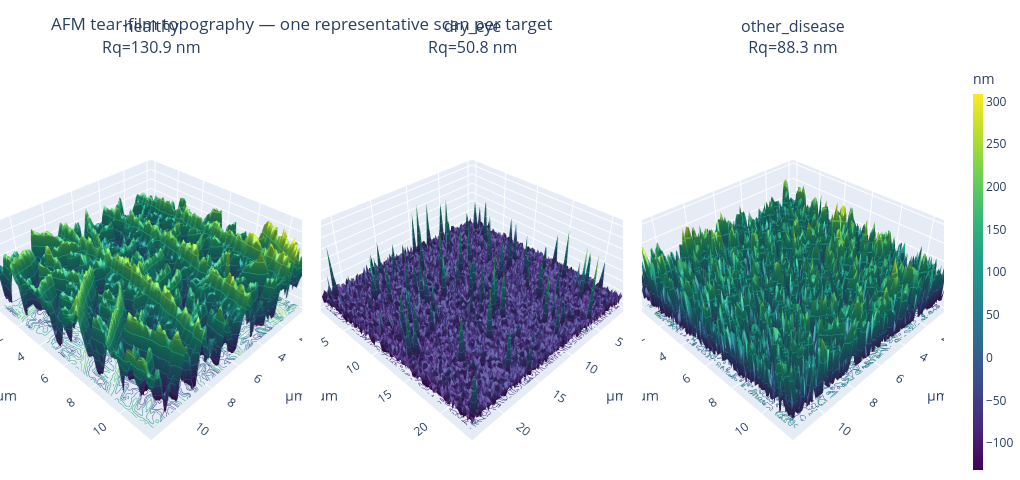

The cell this chart's notebook holds for it:
### Markdown cell above
## 1.7 Interactive 3D topography — one exemplar per target

Renders the **Height Sensor** channel for one representative scan per target
as a plotly 3D surface. The representative is the scan whose Rq is closest
to the target's median Rq — so each surface is a "typical" member of its
target rather than an outlier.

Controls: drag to rotate, scroll to zoom. Colour scale = height in nm.
Surfaces are downsampled to 128×128 for interactivity.

### Code cell
TARGET_PX = 128


def _downsample(z: np.ndarray, n: int) -> np.ndarray:
    h, w = z.shape
    ys = np.linspace(0, h - 1, n).astype(int)
    xs = np.linspace(0, w - 1, n).astype(int)
    return z[np.ix_(ys, xs)]


exemplars = []
for tgt in TARGET_LABELS:
    sub = meta_df[(meta_df.target == tgt) & meta_df.Rq_nm.notna()]
    if sub.empty:
        continue
    idx = (sub.Rq_nm - sub.Rq_nm.median()).abs().idxmin()
    exemplars.append(meta_df.loc[idx])

fig = make_subplots(
    rows=1, cols=len(exemplars),
    specs=[[{'type': 'surface'}] * len(exemplars)],
    subplot_titles=[f"{r.target}<br>Rq={r.Rq_nm:.1f} nm" for r in exemplars],
    horizontal_spacing=0.02,
)
for i, r in enumerate(exemplars, start=1):
    scan = pySPM.Bruker(r.raw_path)
    z = _flatten_channel(scan, 'Height Sensor')
    if z is None:
        continue
    z = _downsample(z, TARGET_PX)
    nm_per_px = r.get('nm_per_px', 1.0) or 1.0
    extent = z.shape[0] * nm_per_px / 1000.0  # µm
    xs = np.linspace(0, extent, z.shape[1])
    ys = np.linspace(0, extent, z.shape[0])
    fig.add_trace(
        go.Surface(
            z=z, x=xs, y=ys, colorscale='Viridis',
            showscale=(i == len(exemplars)),
            colorbar=dict(title='nm', thickness=10) if i == len(exemplars) else None,
            lighting=dict(ambient=0.6, diffuse=0.8, specular=0.3, roughness=0.7),
            contours={'z': {'show': True, 'usecolormap': True,
                            'highlightcolor': 'white', 'project': {'z': True}}},
            name=r.target,
        ),
        row=1, col=i,
    )
    fig.update_scenes(
        xaxis_title='µm', yaxis_title='µm', zaxis_title='height (nm)',
        aspectmode='manual', aspectratio=dict(x=1, y=1, z=0.4),
        row=1, col=i,
    )
fig.update_layout(
    height=480, width=340 * len(exemplars),
    title_text='AFM tear-film topography — one representative scan per target',
    margin=dict(l=0, r=0, t=60, b=0),
)
fig.show()

### Figure 1 — Plotly figure (JSON) as saved in the notebook; plotly's stock layout.template omitted (floating-point values rounded to 4 significant figures; data arrays with more than 128 entries replaced by an {"elided": "..."} marker saying what was removed)
{"data": [{"colorscale": [[0, "#440154"], [0.1111, "#482878"], [0.2222, "#3e4989"], [0.3333, "#31688e"], [0.4444, "#26828e"], [0.5556, "#1f9e89"], [0.6667, "#35b779"], [0.7778, "#6ece58"], [0.8889, "#b5de2b"], [1, "#fde725"]], "contours": {"z": {"highlightcolor": "white", "project": {"z": true}, "show": true, "usecolormap": true}}, "lighting": {"ambient": 0.6, "diffuse": 0.8, "roughness": 0.7, "specular": 0.3}, "name": "healthy", "scene": "scene", "showscale": false, "type": "surface", "x": [0.0, 0.09106, 0.1821, 0.2732, 0.3642, 0.4553, 0.5464, 0.6374, 0.7285, 0.8195, 0.9106, 1.002, 1.093, 1.184, 1.275, 1.366, 1.457, 1.548, 1.639, 1.73, 1.821, 1.912, 2.003, 2.094, 2.185, 2.276, 2.368, 2.459, 2.55, 2.641, 2.732, 2.823, 2.914, 3.005, 3.096, 3.187, 3.278, 3.369, 3.46, 3.551, 3.642, 3.733, 3.825, 3.916, 4.007, 4.098, 4.189, 4.28, 4.371, 4.462, 4.553, 4.644, 4.735, 4.826, 4.917, 5.008, 5.099, 5.19, 5.281, 5.373, 5.464, 5.555, 5.646, 5.737, 5.828, 5.919, 6.01, 6.101, 6.192, 6.283, 6.374, 6.465, 6.556, 6.647, 6.738, 6.829, 6.921, 7.012, 7.103, 7.194, 7.285, 7.376, 7.467, 7.558, 7.649, 7.74, 7.831, 7.922, 8.013, 8.104, 8.195, 8.286, 8.378, 8.469, 8.56, 8.651, 8.742, 8.833, 8.924, 9.015, 9.106, 9.197, 9.288, 9.379, 9.47, 9.561, 9.652, 9.743, 9.834, 9.926, 10.02, 10.11, 10.2, 10.29, 10.38, 10.47, 10.56, 10.65, 10.75, 10.84, 10.93, 11.02, 11.11, 11.2, 11.29, 11.38, 11.47, 11.56], "y": [0.0, 0.09106, 0.1821, 0.2732, 0.3642, 0.4553, 0.5464, 0.6374, 0.7285, 0.8195, 0.9106, 1.002, 1.093, 1.184, 1.275, 1.366, 1.457, 1.548, 1.639, 1.73, 1.821, 1.912, 2.003, 2.094, 2.185, 2.276, 2.368, 2.459, 2.55, 2.641, 2.732, 2.823, 2.914, 3.005, 3.096, 3.187, 3.278, 3.369, 3.46, 3.551, 3.642, 3.733, 3.825, 3.916, 4.007, 4.098, 4.189, 4.28, 4.371, 4.462, 4.553, 4.644, 4.735, 4.826, 4.917, 5.008, 5.099, 5.19, 5.281, 5.373, 5.464, 5.555, 5.646, 5.737, 5.828, 5.919, 6.01, 6.101, 6.192, 6.283, 6.374, 6.465, 6.556, 6.647, 6.738, 6.829, 6.921, 7.012, 7.103, 7.194, 7.285, 7.376, 7.467, 7.558, 7.649, 7.74, 7.831, 7.922, 8.013, 8.104, 8.195, 8.286, 8.378, 8.469, 8.56, 8.651, 8.742, 8.833, 8.924, 9.015, 9.106, 9.197, 9.288, 9.379, 9.47, 9.561, 9.652, 9.743, 9.834, 9.926, 10.02, 10.11, 10.2, 10.29, 10.38, 10.47, 10.56, 10.65, 10.75, 10.84, 10.93, 11.02, 11.11, 11.2, 11.29, 11.38, 11.47, 11.56], "z": {"elided": "128x128 float values"}}, {"colorscale": [[0, "#440154"], [0.1111, "#482878"], [0.2222, "#3e4989"], [0.3333, "#31688e"], [0.4444, "#26828e"], [0.5556, "#1f9e89"], [0.6667, "#35b779"], [0.7778, "#6ece58"], [0.8889, "#b5de2b"], [1, "#fde725"]], "contours": {"z": {"highlightcolor": "white", "project": {"z": true}, "show": true, "usecolormap": true}}, "lighting": {"ambient": 0.6, "diffuse": 0.8, "roughness": 0.7, "specular": 0.3}, "name": "dry_eye", "scene": "scene2", "showscale": false, "type": "surface", "x": [0.0, 0.1821, 0.3642, 0.5464, 0.7285, 0.9106, 1.093, 1.275, 1.457, 1.639, 1.821, 2.003, 2.185, 2.368, 2.55, 2.732, 2.914, 3.096, 3.278, 3.46, 3.642, 3.825, 4.007, 4.189, 4.371, 4.553, 4.735, 4.917, 5.099, 5.281, 5.464, 5.646, 5.828, 6.01, 6.192, 6.374, 6.556, 6.738, 6.921, 7.103, 7.285, 7.467, 7.649, 7.831, 8.013, 8.195, 8.378, 8.56, 8.742, 8.924, 9.106, 9.288, 9.47, 9.652, 9.834, 10.02, 10.2, 10.38, 10.56, 10.75, 10.93, 11.11, 11.29, 11.47, 11.66, 11.84, 12.02, 12.2, 12.38, 12.57, 12.75, 12.93, 13.11, 13.29, 13.48, 13.66, 13.84, 14.02, 14.21, 14.39, 14.57, 14.75, 14.93, 15.12, 15.3, 15.48, 15.66, 15.84, 16.03, 16.21, 16.39, 16.57, 16.76, 16.94, 17.12, 17.3, 17.48, 17.67, 17.85, 18.03, 18.21, 18.39, 18.58, 18.76, 18.94, 19.12, 19.3, 19.49, 19.67, 19.85, 20.03, 20.22, 20.4, 20.58, 20.76, 20.94, 21.13, 21.31, 21.49, 21.67, 21.85, 22.04, 22.22, 22.4, 22.58, 22.76, 22.95, 23.13], "y": [0.0, 0.1821, 0.3642, 0.5464, 0.7285, 0.9106, 1.093, 1.275, 1.457, 1.639, 1.821, 2.003, 2.185, 2.368, 2.55, 2.732, 2.914, 3.096, 3.278, 3.46, 3.642, 3.825, 4.007, 4.189, 4.371, 4.553, 4.735, 4.917, 5.099, 5.281, 5.464, 5.646, 5.828, 6.01, 6.192, 6.374, 6.556, 6.738, 6.921, 7.103, 7.285, 7.467, 7.649, 7.831, 8.013, 8.195, 8.378, 8.56, 8.742, 8.924, 9.106, 9.288, 9.47, 9.652, 9.834, 10.02, 10.2, 10.38, 10.56, 10.75, 10.93, 11.11, 11.29, 11.47, 11.66, 11.84, 12.02, 12.2, 12.38, 12.57, 12.75, 12.93, 13.11, 13.29, 13.48, 13.66, 13.84, 14.02, 14.21, 14.39, 14.57, 14.75, 14.93, 15.12, 15.3, 15.48, 15.66, 15.84, 16.03, 16.21, 16.39, 16.57, 16.76, 16.94, 17.12, 17.3, 17.48, 17.67, 17.85, 18.03, 18.21, 18.39, 18.58, 18.76, 18.94, 19.12, 19.3, 19.49, 19.67, 19.85, 20.03, 20.22, 20.4, 20.58, 20.76, 20.94, 21.13, 21.31, 21.49, 21.67, 21.85, 22.04, 22.22, 22.4, 22.58, 22.76, 22.95, 23.13], "z": {"elided": "128x128 float values"}}, {"colorbar": {"thickness": 10, "title": {"text": "nm"}}, "colorscale": [[0, "#440154"], [0.1111, "#482878"], [0.2222, "#3e4989"], [0.3333, "#31688e"], [0.4444, "#26828e"], [0.5556, "#1f9e89"], [0.6667, "#35b779"], [0.7778, "#6ece58"], [0.8889, "#b5de2b"], [1, "#fde725"]], "contours": {"z": {"highlightcolor": "white", "project": {"z": true}, "show": true, "usecolormap": true}}, "lighting": {"ambient": 0.6, "diffuse": 0.8, "roughness": 0.7, "specular": 0.3}, "name": "other_disease", "scene": "scene3", "showscale": true, "type": "surface", "x": [0.0, 0.09106, 0.1821, 0.2732, 0.3642, 0.4553, 0.5464, 0.6374, 0.7285, 0.8195, 0.9106, 1.002, 1.093, 1.184, 1.275, 1.366, 1.457, 1.548, 1.639, 1.73, 1.821, 1.912, 2.003, 2.094, 2.185, 2.276, 2.368, 2.459, 2.55, 2.641, 2.732, 2.823, 2.914, 3.005, 3.096, 3.187, 3.278, 3.369, 3.46, 3.551, 3.642, 3.733, 3.825, 3.916, 4.007, 4.098, 4.189, 4.28, 4.371, 4.462, 4.553, 4.644, 4.735, 4.826, 4.917, 5.008, 5.099, 5.19, 5.281, 5.373, 5.464, 5.555, 5.646, 5.737, 5.828, 5.919, 6.01, 6.101, 6.192, 6.283, 6.374, 6.465, 6.556, 6.647, 6.738, 6.829, 6.921, 7.012, 7.103, 7.194, 7.285, 7.376, 7.467, 7.558, 7.649, 7.74, 7.831, 7.922, 8.013, 8.104, 8.195, 8.286, 8.378, 8.469, 8.56, 8.651, 8.742, 8.833, 8.924, 9.015, 9.106, 9.197, 9.288, 9.379, 9.47, 9.561, 9.652, 9.743, 9.834, 9.926, 10.02, 10.11, 10.2, 10.29, 10.38, 10.47, 10.56, 10.65, 10.75, 10.84, 10.93, 11.02, 11.11, 11.2, 11.29, 11.38, 11.47, 11.56], "y": [0.0, 0.09106, 0.1821, 0.2732, 0.3642, 0.4553, 0.5464, 0.6374, 0.7285, 0.8195, 0.9106, 1.002, 1.093, 1.184, 1.275, 1.366, 1.457, 1.548, 1.639, 1.73, 1.821, 1.912, 2.003, 2.094, 2.185, 2.276, 2.368, 2.459, 2.55, 2.641, 2.732, 2.823, 2.914, 3.005, 3.096, 3.187, 3.278, 3.369, 3.46, 3.551, 3.642, 3.733, 3.825, 3.916, 4.007, 4.098, 4.189, 4.28, 4.371, 4.462, 4.553, 4.644, 4.735, 4.826, 4.917, 5.008, 5.099, 5.19, 5.281, 5.373, 5.464, 5.555, 5.646, 5.737, 5.828, 5.919, 6.01, 6.101, 6.192, 6.283, 6.374, 6.465, 6.556, 6.647, 6.738, 6.829, 6.921, 7.012, 7.103, 7.194, 7.285, 7.376, 7.467, 7.558, 7.649, 7.74, 7.831, 7.922, 8.013, 8.104, 8.195, 8.286, 8.378, 8.469, 8.56, 8.651, 8.742, 8.833, 8.924, 9.015, 9.106, 9.197, 9.288, 9.379, 9.47, 9.561, 9.652, 9.743, 9.834, 9.926, 10.02, 10.11, 10.2, 10.29, 10.38, 10.47, 10.56, 10.65, 10.75, 10.84, 10.93, 11.02, 11.11, 11.2, 11.29, 11.38, 11.47, 11.56], "z": {"elided": "128x128 float values"}}], "layout": {"annotations": [{"font": {"size": 16}, "showarrow": false, "text": "healthy<br>Rq=130.9 nm", "x": 0.16, "xanchor": "center", "xref": "paper", "y": 1, "yanchor": "bottom", "yref": "paper"}, {"font": {"size": 16}, "showarrow": false, "text": "dry_eye<br>Rq=50.8 nm", "x": 0.5, "xanchor": "center", "xref": "paper", "y": 1, "yanchor": "bottom", "yref": "paper"}, {"font": {"size": 16}, "showarrow": false, "text": "other_disease<br>Rq=88.3 nm", "x": 0.84, "xanchor": "center", "xref": "paper", "y": 1, "yanchor": "bottom", "yref": "paper"}], "height": 480, "margin": {"b": 0, "l": 0, "r": 0, "t": 60}, "scene": {"aspectmode": "manual", "aspectratio": {"x": 1, "y": 1, "z": 0.4}, "domain": {"x": [0, 0.32], "y": [0, 1]}, "xaxis": {"title": {"text": "µm"}}, "yaxis": {"title": {"text": "µm"}}, "zaxis": {"title": {"text": "height (nm)"}}}, "scene2": {"aspectmode": "manual", "aspectratio": {"x": 1, "y": 1, "z": 0.4}, "domain": {"x": [0.34, 0.66], "y": [0, 1]}, "xaxis": {"title": {"text": "µm"}}, "yaxis": {"title": {"text": "µm"}}, "zaxis": {"title": {"text": "height (nm)"}}}, "scene3": {"aspectmode": "manual", "aspectratio": {"x": 1, "y": 1, "z": 0.4}, "domain": {"x": [0.68, 1], "y": [0, 1]}, "xaxis": {"title": {"text": "µm"}}, "yaxis": {"title": {"text": "µm"}}, "zaxis": {"title": {"text": "height (nm)"}}}, "title": {"text": "AFM tear-film topography — one representative scan per target"}, "width": 1020}}
